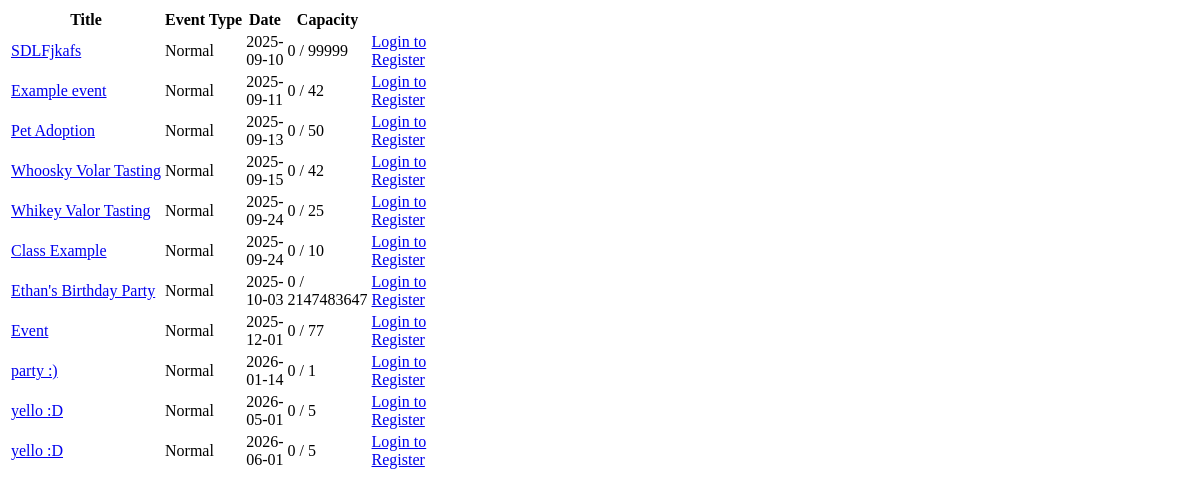
The app's page /unused/event-list.php, older data.
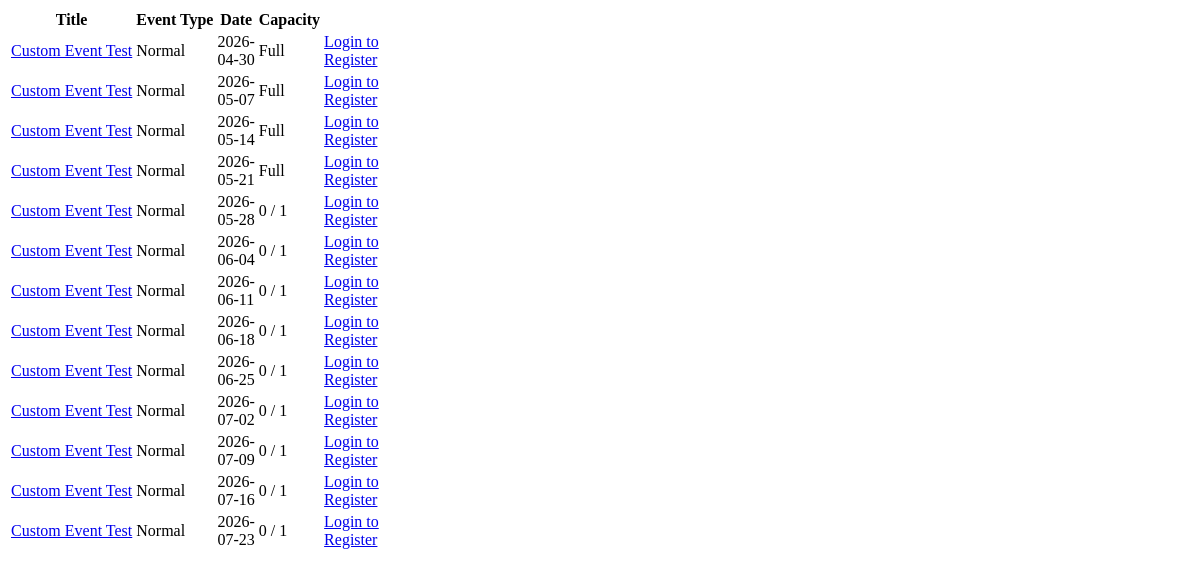
The same page, newer data.
### tables this page shows
CREATE TABLE `dbevents` (
  `id` int(11) NOT NULL,
  `name` text NOT NULL,
  `abbr_name` text NOT NULL,
  `type` enum('Retreat','Normal') NOT NULL DEFAULT 'Normal',
  `startDate` char(10) NOT NULL,
  `startTime` char(5) NOT NULL,
  `endTime` char(5) NOT NULL,
  `endDate` char(10) NOT NULL,
  `timezone` varchar(50) NOT NULL,
  `description` text NOT NULL,
  `capacity` int(11) NOT NULL,
  `location` text DEFAULT NULL,
  `access` enum('Public','Private') NOT NULL DEFAULT 'Public',
  `completed` enum('Y','N') NOT NULL DEFAULT 'N',
  `board_event` tinyint(1) NOT NULL DEFAULT 0,
  `series_id` varchar(32) DEFAULT NULL,
  `recurrence_interval_days` int(11) NOT NULL
);

### database/dbEvents.php (called while the page is built, shortened)
<?php
include_once(dirname(__FILE__).'/../domain/Event.php');
function fetch_event_signups($eventID) {
    $connection = connect();
    $query = "SELECT userID, notes FROM dbeventpersons WHERE eventID = '$eventID'";
    $result = mysqli_query($connection, $query);
    $signups = [];
    while ($row = mysqli_fetch_assoc($result)) {
        $signups[] = $row;
    }
    return $signups;
}
function make_an_event($result_row) {
    $theEvent = new Event(
                    $result_row['id'],
                    $result_row['name'],
                    $result_row['abbr_name'],
                    type: $result_row['type'],
                    startDate: $result_row['startDate'],
                    startTime: $result_row['startTime'],
                    endTime: $result_row['endTime'],
                    endDate: $result_row['endDate'],
                    description: $result_row['description'],
                    capacity: $result_row['capacity'],
                    location: $result_row['location'],
                    access: $result_row['access'],
                    completed: $result_row['completed'],
                    board_event: $result_row['board_event'] ?? 0
                );
    return $theEvent;
}
 function get_all_events_sorted_by_date_not_archived() {
    $con=connect();
    $query = "SELECT * FROM dbevents" .
            " WHERE completed = 'N'" .
            " ORDER BY startDate ASC";
    $result = mysqli_query($con,$query);
    $theEvents = array();
    while ($result_row = mysqli_fetch_assoc($result)) {
        $theEvent = make_an_event($result_row);
        $theEvents[] = $theEvent;
    }
    return $theEvents;
 }

### domain/Event.php (called while the page is built, shortened)
<?php
class Event {
    private $name;
    private $type;
    private $startDate;
    private $endDate;
    private $capacity;
    function __construct($id, $name, $abbr, $type, $startDate, $startTime, $endTime, $endDate, $description, $capacity, $location, $access, $completed, $board_event = 0) {
        $this->name = $name;
        $this->type = $type;
        $this->startDate = $startDate;
        $this->endDate = $endDate;
        $this->capacity = $capacity;
    }
    function getName() {
        return $this->name;
    }
    function getStartDate() {
        return $this->startDate;
    }
    function getEndDate() {
        return $this->endDate;
    }
    function getCapacity() {
        return $this->capacity;
    }
    function getEventType(){
        return $this->type;
    }
}

### unused/event-list.php (the view, shortened to what the changed rows need)
<!DOCTYPE html>
    <body>
        <?php require_once('database/dbEvents.php');?>
        <main class="general">
            <?php
                    $userID = null;
                    $events = get_all_events_sorted_by_date_not_archived();
                    $today = new DateTime();
                    $upcomingEvents = array_filter($events, function($event) use ($today) {
                        $eventDate = new DateTime($event->getEndDate());
                        return $eventDate >= $today;
                    });
                    if (sizeof($upcomingEvents) > 0): ?>
                        <table class="general">
                            <thead>
                                <tr>
                                    <th>Title</th>
                                    <th>Event Type</th>
                                    <th style="width:1px">Date</th>
                                    <th style="width:1px">Capacity</th>
                                    <th style="width:1px"></th>
                                </tr>
                            </thead>
                        <tbody>
                           <?php
                                foreach ($upcomingEvents as $event) {
                                    $eventID = $event->getID();
                                    $title = $event->getName();
                                    $date = $event->getStartDate();
                                    $capacity = $event->getCapacity();
                                    $restricted_signup = $event->getAccess();
                                    $type = $event->getEventType();
                                    $signups = fetch_event_signups($eventID);
                                    $numSignups = count($signups);
                                    $isSignedUp = check_if_signed_up($eventID, $userID);
                                    echo "
                                    <tr data-event-id='$eventID'>
                                        <td><a href='event.php?id=$eventID' class='event-link'>$title</a></td>
                                        <td>$type</td>
                                        <td>$date</td>";
                                    if($numSignups >= $capacity) {
                                        echo "<td class='full-capacity'>Full</td>";
                                    } else {
                                        echo "<td>$numSignups / $capacity</td>";
                                    }
                                    if(isset($_SESSION['user_id']) && $_SESSION['user_id'] != 'guest') {
                                        if ($isSignedUp) {
                                            echo "
                                            <td>
                                            <a class='button cancel' href='viewMyUpcomingEvents.php' >Already Signed Up!</a>
                                            </td>";
                                        } elseif($numSignups >= $capacity) {
                                            echo "
                                                <td><a class='button-signup' style='background-color:#c73d06'>Sign Ups Closed!</a></td>";
                                        } else {
                                        echo "<td><a class='button-signup' href='eventSignUp.php?event_name=" . urlencode($title) . "&restricted=" . urlencode($restricted_signup) . "'>Sign Up</a></td>";
                                        }
                                    echo "</tr>";
                                        } else {
                                        echo "
                                        <td>
                                        <a class='button-signup' href='login.php' style='display:inline-block; width:116%; ' >Login to Register</a></td>
                                        </tr>";
                                        }
                                }
                            ?>
                        </tbody>
                    </table>
                <?php else: ?>
                <p class="no-events standout">There are currently no events available to view.<a class="button add" href="addEvent.php">Create a New Event</a> </p>
            <?php endif ?>
            </main>
        </body>
    </html>

Row changes from the older to the newer data that the page shows:
removed dbevents: name "SDLFjkafs", type "Normal", startDate "2025-09-10", numSignups "0", capacity "99999"
removed dbevents: name "Example event", type "Normal", startDate "2025-09-11", numSignups "0", capacity "42"
removed dbevents: name "Pet Adoption", type "Normal", startDate "2025-09-13", numSignups "0", capacity "50"
removed dbevents: name "Whoosky Volar Tasting", type "Normal", startDate "2025-09-15", numSignups "0", capacity "42"
removed dbevents: name "Whikey Valor Tasting", type "Normal", startDate "2025-09-24", numSignups "0", capacity "25"
removed dbevents: name "Class Example", type "Normal", startDate "2025-09-24", numSignups "0", capacity "10"
removed dbevents: name "Ethan's Birthday Party", type "Normal", startDate "2025-10-03", numSignups "0", capacity "2147483647"
removed dbevents: name "Event", type "Normal", startDate "2025-12-01", numSignups "0", capacity "77"
removed dbevents: name "party :)", type "Normal", startDate "2026-01-14", numSignups "0", capacity "1"
removed dbevents: name "yello :D", type "Normal", startDate "2026-05-01", numSignups "0", capacity "5"
removed dbevents: name "yello :D", type "Normal", startDate "2026-06-01", numSignups "0", capacity "5"
added dbevents: name "Custom Event Test", type "Normal", startDate "2026-04-30", capacity "Full"
added dbevents: name "Custom Event Test", type "Normal", startDate "2026-05-07", capacity "Full"
added dbevents: name "Custom Event Test", type "Normal", startDate "2026-05-14", capacity "Full"
added dbevents: name "Custom Event Test", type "Normal", startDate "2026-05-21", capacity "Full"
added dbevents: name "Custom Event Test", type "Normal", startDate "2026-05-28", numSignups "0", capacity "1"
added dbevents: name "Custom Event Test", type "Normal", startDate "2026-06-04", numSignups "0", capacity "1"
added dbevents: name "Custom Event Test", type "Normal", startDate "2026-06-11", numSignups "0", capacity "1"
added dbevents: name "Custom Event Test", type "Normal", startDate "2026-06-18", numSignups "0", capacity "1"
added dbevents: name "Custom Event Test", type "Normal", startDate "2026-06-25", numSignups "0", capacity "1"
added dbevents: name "Custom Event Test", type "Normal", startDate "2026-07-02", numSignups "0", capacity "1"
added dbevents: name "Custom Event Test", type "Normal", startDate "2026-07-09", numSignups "0", capacity "1"
added dbevents: name "Custom Event Test", type "Normal", startDate "2026-07-16", numSignups "0", capacity "1"
added dbevents: name "Custom Event Test", type "Normal", startDate "2026-07-23", numSignups "0", capacity "1"
